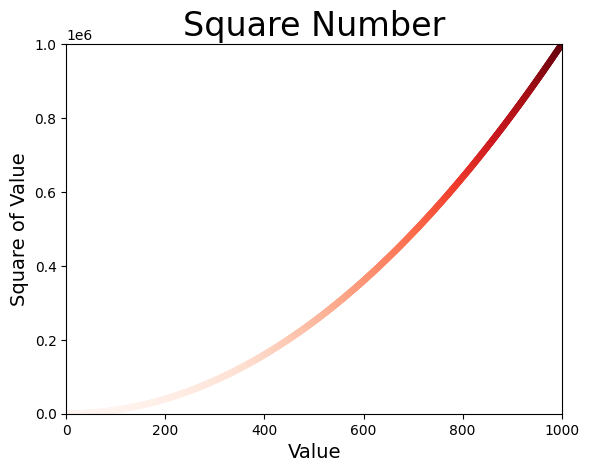

Recreate this plot in Python.
import matplotlib.pyplot as plt

x_value = list(range(1, 1001))
y_value = [x**2 for x in x_value]

plt.scatter(x_value, y_value, edgecolors='None', c=y_value, cmap=plt.cm.Reds, s=14)

#Define e personaliza titulo e eixos
plt.title('Square Number', fontsize=24)
plt.xlabel('Value', fontsize=14)
plt.ylabel('Square of Value', fontsize=14)

#Personaliza os eixos
plt.tick_params(axis='both', labelsize=10)

#Define o tamanho dos eixos
plt.axis([0, 1001, 0, 1000001])

plt.savefig('scatter_square.png', bbox_inches='tight')